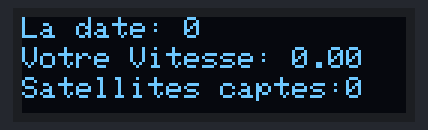
This sketch was run on a simulated Arduino Uno, built with avr-gcc and run on an emulated ATmega328P. Parts: 128×32 one-colour display. The display library's start-up logo is not drawn; what the sketch prints to the serial monitor is not drawn.

Above: at 2.2 s.

The sketch:

Simple_GPS_OLED.ino
```cpp
//WORK "GPS": https://gist.github.com/Franck1333/440ed64edd6b3c941c3947eb071fdc19
//WORK "OLED": https://gist.github.com/Franck1333/133faba76fa7695bb177bbba9376cf86

//---Screen Lib---
#include <SPI.h>
#include <Wire.h>
#include <Adafruit_GFX.h>
#include <Adafruit_SSD1306.h>
//---Screen Lib---

//---GPS Lib---
#include <SoftwareSerial.h>
#include <TinyGPS++.h>
//---GPS Lib---

//---Screen Definition---
#define SCREEN_WIDTH 128 //OLED display width, in pixels
#define SCREEN_HEIGHT 32 //OLED display height, in pixels
//Declaration for an SSD1306 display connected to I2C (SDA, SCL pins)
#define OLED_RESET  4 //Reset pin # (or -1 if sharing Arduino reset pin)
Adafruit_SSD1306 display(SCREEN_WIDTH, SCREEN_HEIGHT, &Wire, OLED_RESET);
//---Screen Definition---

//---GPS Definition---
// Choose two Arduino pins to use for software serial
int RXPin = 2;
int TXPin = 3;
//Default baud of NEO-6M is 9600
int GPSBaud = 9600;
// Create a TinyGPS++ object
TinyGPSPlus gps;
// Create a software serial port called "gpsSerial"
SoftwareSerial gpsSerial(RXPin, TXPin);
//---GPS Definition---

void setup() {
  Serial.begin(9600);

  //---INIT_SCREEN---
  // SSD1306_SWITCHCAPVCC = generate display voltage from 3.3V internally
  if(!display.begin(SSD1306_SWITCHCAPVCC, 0x3C)) { // Address 0x3C for 128x32
    Serial.println(F("SSD1306 allocation failed"));
    for(;;); // Don't proceed, loop forever
  }
  // Show initial display buffer contents on the screen --
  // the library initializes this with an Adafruit splash screen.
  display.display();
  // Clear the buffer
  display.clearDisplay();
  delay(2048);
  //---INIT_SCREEN---

  //---INIT_GPS---
  // Start the software serial port at the GPS's default baud
  gpsSerial.begin(GPSBaud);
  //---INIT_GPS---

  //HelloWorld();
}

void loop() {
  // put your main code here, to run repeatedly:
Infos_GPS();
}


float Coord_GPS(void){
  float latitude = gps.location.lat();          //Latitude en degres
  float longitude = gps.location.lng();         //Longitude en degres

  Serial.println("^  _  ^");                    //Cette ligne permet de délimiter les nouvelles infos par rapport aux anciennes dans la console
  Serial.print("Latitude: ");
  Serial.println(latitude ,6);                  //Cette ligne permet d'afficher la Latitude de l'utilisateur en affichant uniquement les six premières valeurs
  Serial.print("Longitude: ");
  Serial.println(longitude ,6);                 //Cette ligne permet elle aussi d'afficher la Longitude de l'utilisateur avec uniquement les 6 premières valeurs

  //Je n'ai pas effectue le traitement d'afichage de ces données car je ne reçois pas de signal correcte pour experimenter pour le moment.

  delay(2048);
  }


float Infos_GPS(void){
  uint32_t dateGPS = gps.date.value();        //Obtention de la date via GPS (uint32_t)
  float vitesse_utilisateur = gps.speed.kmph(); //Obtention de la Vitesse de mouvement en Kilometre par Heure de l'utilisateur
  uint32_t captation = gps.satellites.value();  //Inidcation du nombre de Satellite capté au meme moment

  Serial.print("La Date: ");
  Serial.println(dateGPS);
  Serial.print("Votre Vitesse: ");
  Serial.println(vitesse_utilisateur);
  Serial.print("Qt Satellite Capté: ");
  Serial.println(captation);

  display.setTextColor(WHITE);          //La couleur du texte
  display.setCursor(0,0);               //On va ecrire en x=0, y=0
  display.print("La date: ");              //Un println pour écrire du texte sur l'ecran
  display.println(dateGPS);

  display.setTextColor(WHITE);          //La couleur du texte
  display.setCursor(0,10);              //On va ecrire en x=0, y=10
  display.print("Votre Vitesse: ");           //Un println pour écrire du texte sur l'ecran
  display.println(vitesse_utilisateur);

  display.setTextColor(WHITE);          //La couleur du texte
  display.setCursor(0,20);              //On va ecrire en x=0, y=20
  display.print("Satellites captes:");        //Un println pour écrire du texte sur l'ecran
  display.println(captation);

  display.display();                    //Affichage du Resultat
  delay(512);
  }


/*void HelloWorld(void){
  Serial.println("HelloWorld!!!");  //Message visible dans la console

  display.setTextColor(WHITE);      // La couleur du texte
  display.setCursor(0,0);           // On va ecrire en x=0, y=0
  display.print("Hello,");          // Un println pour écrire du texte sur l'ecran
  display.println(" world!");
  display.display();                // Affichage du Resultat
  }*/
```
